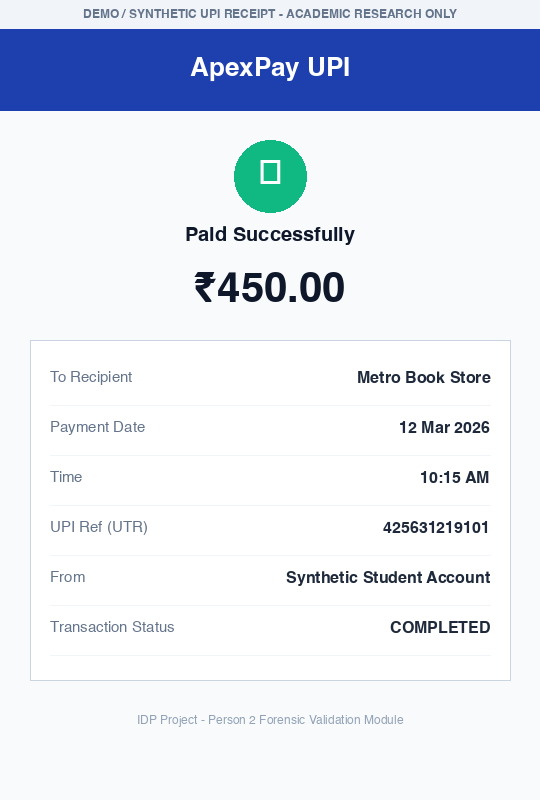
#> input picture PERSON_2_NIVASH/data/raw/img_001.png, 540 x 800 px
$ python -i preprocess.py   (imports and definitions only)
#> lines starting #> are read from the running program, lines starting #| are printed output that depends on the picture; after the words box and inside, x2 and y2 are one past the last pixel; in counts of white or black regions, pixels touching at a corner belong together
"""
Image Preprocessing Module for OCR Pipeline.
Person 2 (Nivash) — UPI Transaction Fraud Forensics Platform (IDP).

Provides robust image loading/validation and targeted preprocessing filters
(grayscale, contrast enhancement, Otsu binarization, denoising)
to optimise Tesseract character recognition on digital UPI receipt screenshots.
"""

from pathlib import Path
from typing import Union

import numpy as np
from PIL import Image, ImageEnhance, ImageFilter


# ---------------------------------------------------------------------------
# Image Loading & Validation
# ---------------------------------------------------------------------------

# [27 lines left out: function load_image, not called in this run]


# Alias — kept for backwards compat
validate_image = load_image


# ---------------------------------------------------------------------------
# Preprocessing Transforms
# ---------------------------------------------------------------------------

def to_grayscale(image: "Image.Image") -> "Image.Image":
    return image.convert("L")


def enhance_contrast(image: "Image.Image", factor: float = 2.0) -> "Image.Image":
    return ImageEnhance.Contrast(to_grayscale(image)).enhance(factor)


def apply_threshold(image: "Image.Image", threshold: int = 160) -> "Image.Image":
    gray = to_grayscale(image)
    return gray.point(lambda p: 255 if p > threshold else 0, mode="1").convert("L")


# [24 lines left out: function apply_otsu_threshold, not called in this run]


def denoise_median(image: "Image.Image", size: int = 3) -> "Image.Image":
    return to_grayscale(image).filter(ImageFilter.MedianFilter(size=size))


# ---------------------------------------------------------------------------
# Master Preprocessing Dispatcher
# ---------------------------------------------------------------------------

# [32 lines left out: function preprocess_image, not called in this run]

>>> from PIL import Image
>>> picture = Image.open('../../data/raw/img_001.png')
#> picture is the input picture: PIL image 540x800 RGB; mean R, G, B 221.6, 227.9, 240.1
>>> result = apply_threshold(picture)
#> in to_grayscale, `return image.convert("L")`:
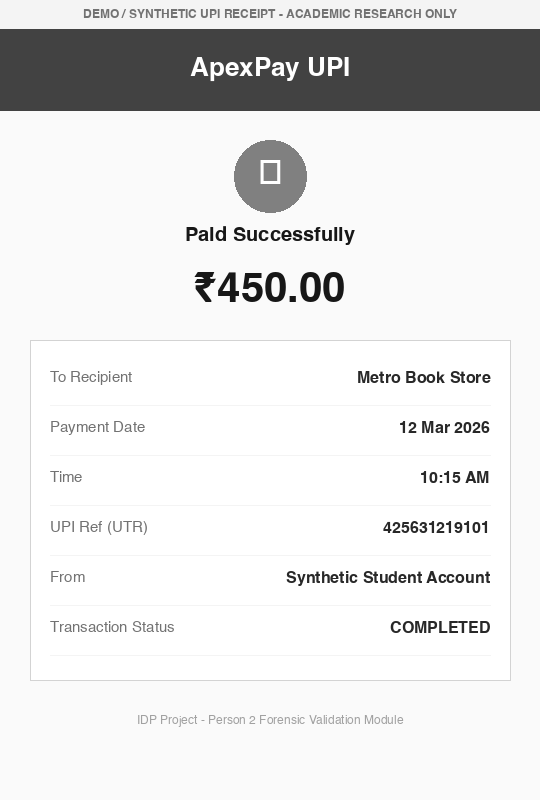
#> returned value: PIL image 540x800 L; min 23, max 255, mean 227.5
#> in apply_threshold, `return gray.point(lambda p: 255 if p > threshold else 0, mode="1").con..`:
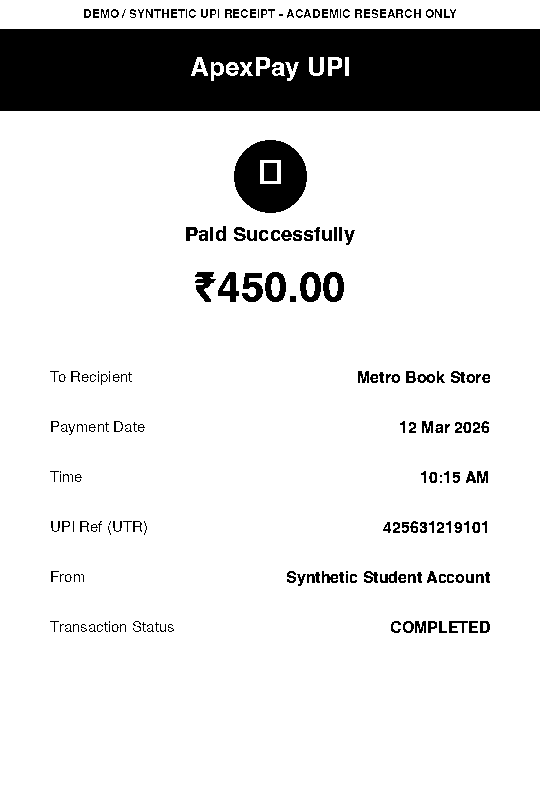
#> returned value: PIL image 540x800 L; 86.9% white; 213 black regions (51 under 20 px), largest, box (x1, y1, x2, y2) and area: (0, 29, 540, 111) 42828, (234, 140, 307, 213) 3677, (265, 272, 286, 302) 380
